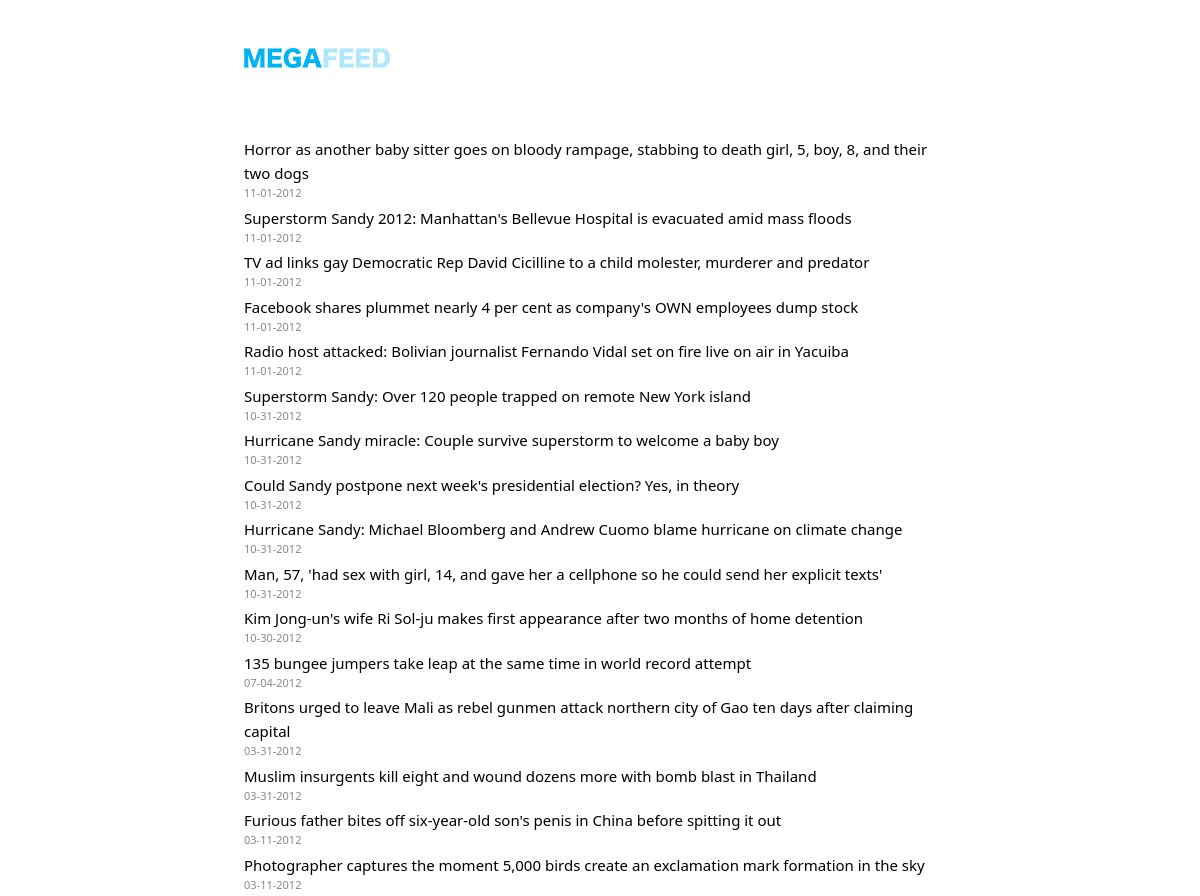
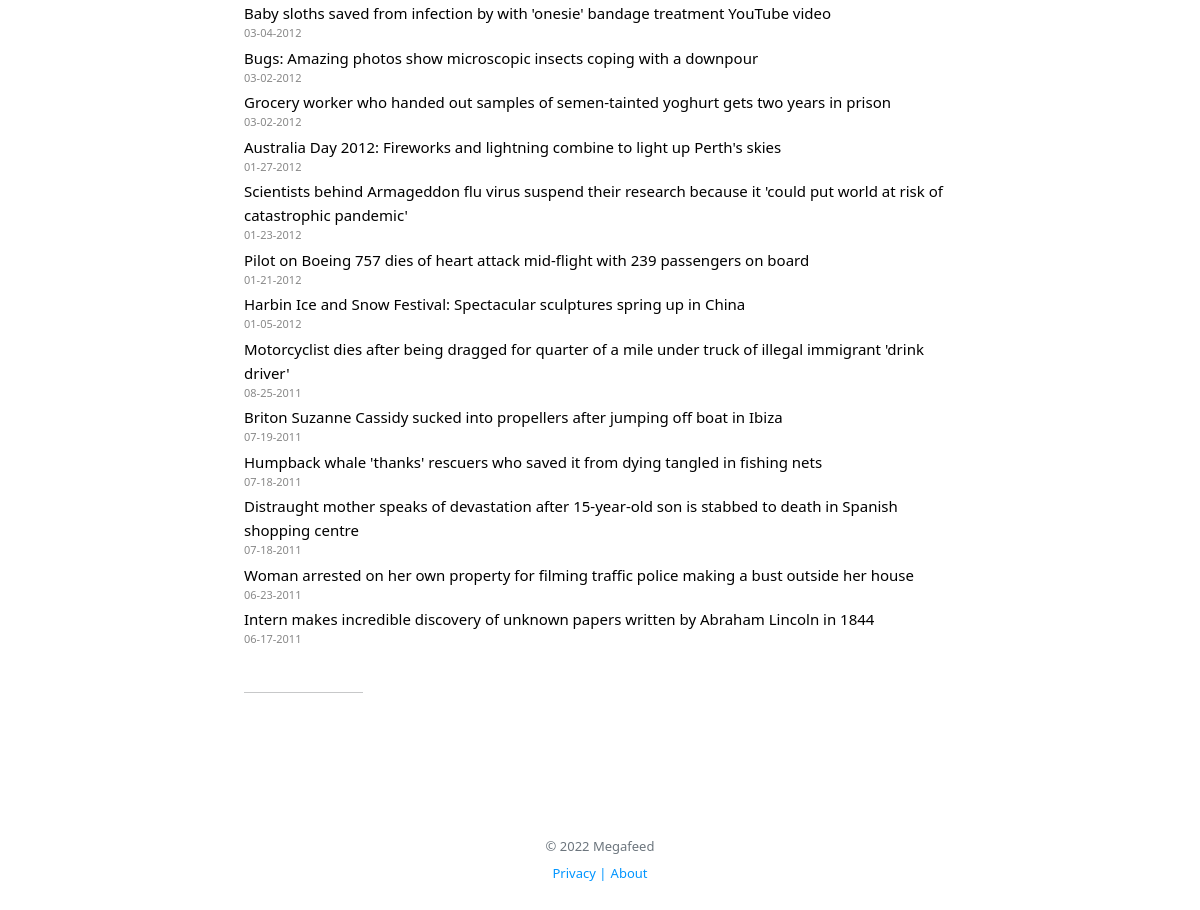
/home?page=28, run on the app's committed database (2 pictures, top to bottom).
### app.py (models this page shows, shortened)
class Article(db.Model):
    id = db.Column(db.Integer, primary_key=True)
    title = db.Column(db.String(500), nullable=False)
    published = db.Column(db.DateTime, nullable=False)
    link = db.Column(db.String(500), unique=True, nullable=False)

### app.py (the view)
@app.route('/')
@app.route('/home', methods=['GET'])
@view_counter.count
def home():
    page = request.args.get('page', 1, type=int)
    articles = Article.query.order_by(
        Article.published.desc()).paginate(page=page, per_page=50)
    return render_template('home.html', title='Megafeed', articles=articles, views=get_views())

### app.py (called while the page is built)
def get_views():
    past_week = {}
    for days in range(7, -1, -1):
        date = (datetime.datetime.now() - datetime.timedelta(days=days)).date()
        past_week[date] = 0
    views = View.query.all()
    for view in views:
        date = datetime.date(year=view.year, month=view.month, day=view.day)
        if date not in past_week.keys():
            continue
        past_week[date] += 1
    return ' '.join([f'{date.isoformat()}: {count}' for date, count in past_week.items()])

def get_domain(link):
    return urlparse(link).netloc.replace('www.', '')

def format_time(t):
    return datetime.datetime.strftime(t, '%m-%d-%Y')

### templates/home.html (shortened to what this page needs)
{% extends 'base.html' %}
{% block head %}
<link rel="stylesheet" href="{{url_for('static', filename='style.css')}}" type="text/css"/>
{% endblock %}
{% block body %}
<div class="col-lg-8 mx-auto p-3 py-md-5">
    <header class="d-flex align-items-center pb-3 mb-5">
        <a href="/" class="d-flex align-items-center text-dark text-decoration-none">
            <img class="logo" src="/static/images/MFBLUE.png" height="25px">
        </a>
    </header>
    {% for article in articles.items %}
        <a class="main-feed" href="{{article.link}}">{{article.title}}</a>
        <div class="article-pubdate">{{article.published|format_time}}</div>
        {% endfor %}
    <br />
    <hr class="col-3 col-md-2 mb-5">
    <div class="row g-5">
    </div>
    <footer class="my-5 pt-5 text-muted text-center text-small">
        <p class="mb-1">&copy; 2022 Megafeed</p>
            <a class="footer" href="#">Privacy |</a>
            <a class="footer" href="/about">About</a>
    </footer>
</div>
{% endblock %}

### static/style.css (style rules this page uses)
img { padding-bottom: 5px; }
div.article-pubdate { font-size: 11px; color: #888888; padding-bottom: 4px; }
.main-feed { font-size: 15px; text-decoration: none; color: #000; }
.footer { text-decoration: none !important; color: #0095FF; font-size: 13px; }
.mb-1 { font-size: 13px; }

### data on the page
Article: title "Horror as another baby sitter goes on bloody rampage, stabbing to death girl, 5, boy, 8, and their two dogs", published "11-01-2012"
Article: title "Superstorm Sandy 2012: Manhattan's Bellevue Hospital is evacuated amid mass floods", published "11-01-2012"
Article: title "TV ad links gay Democratic Rep David Cicilline to a child molester, murderer and predator", published "11-01-2012"
Article: title "Facebook shares plummet nearly 4 per cent as company's OWN employees dump stock", published "11-01-2012"
Article: title "Radio host attacked: Bolivian journalist Fernando Vidal set on fire live on air in Yacuiba", published "11-01-2012"
Article: title "Superstorm Sandy: Over 120 people trapped on remote New York island", published "10-31-2012"
Article: title "Hurricane Sandy miracle: Couple survive superstorm to welcome a baby boy", published "10-31-2012"
Article: title "Could Sandy postpone next week's presidential election? Yes, in theory", published "10-31-2012"
Article: title "Hurricane Sandy: Michael Bloomberg and Andrew Cuomo blame hurricane on climate change", published "10-31-2012"
Article: title "Man, 57, 'had sex with girl, 14, and gave her a cellphone so he could send her explicit texts'", published "10-31-2012"
Article: title "Kim Jong-un's wife Ri Sol-ju makes first appearance after two months of home detention", published "10-30-2012"
Article: title "135 bungee jumpers take leap at the same time in world record attempt", published "07-04-2012"
Article: title "Britons urged to leave Mali as rebel gunmen attack northern city of Gao ten days after claiming capital", published "03-31-2012"
Article: title "Muslim insurgents kill eight and wound dozens more with bomb blast in Thailand", published "03-31-2012"
Article: title "Furious father bites off six-year-old son's penis in China before spitting it out", published "03-11-2012"
Article: title "Photographer captures the moment 5,000 birds create an exclamation mark formation in the sky", published "03-11-2012"
Article: title "Baby sloths saved from infection by with 'onesie' bandage treatment YouTube video", published "03-04-2012"
Article: title "Bugs: Amazing photos show microscopic insects coping with a downpour", published "03-02-2012"
Article: title "Grocery worker who handed out samples of semen-tainted yoghurt gets two years in prison", published "03-02-2012"
Article: title "Australia Day 2012: Fireworks and lightning combine to light up Perth's skies", published "01-27-2012"
Article: title "Scientists behind Armageddon flu virus suspend their research because it 'could put world at risk of catastrophic pandemic'", published "01-23-2012"
Article: title "Pilot on Boeing 757 dies of heart attack mid-flight with 239 passengers on board", published "01-21-2012"
Article: title "Harbin Ice and Snow Festival: Spectacular sculptures spring up in China", published "01-05-2012"
Article: title "Motorcyclist dies after being dragged for quarter of a mile under truck of illegal immigrant 'drink driver'", published "08-25-2011"
Article: title "Briton Suzanne Cassidy sucked into propellers after jumping off boat in Ibiza", published "07-19-2011"
Article: title "Humpback whale 'thanks' rescuers who saved it from dying tangled in fishing nets", published "07-18-2011"
Article: title "Distraught mother speaks of devastation after 15-year-old son is stabbed to death in Spanish shopping centre", published "07-18-2011"
Article: title "Woman arrested on her own property for filming traffic police making a bust outside her house", published "06-23-2011"
Article: title "Intern makes incredible discovery of unknown papers written by Abraham Lincoln in 1844", published "06-17-2011"
